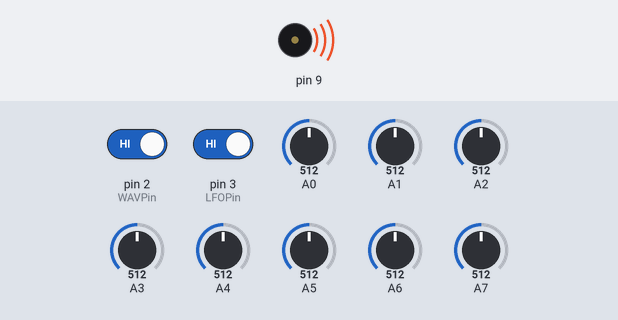
Simulated run of this sketch. Board: Arduino Nano, built with avr-gcc and run on an emulated ATmega328P. Parts: buzzer (waves = sounding). Inputs (shaded band) come from the test bench; at power-on: pin 2 (WAVPin) HIGH, pin 3 (LFOPin) HIGH, A0 = 512, A1 = 512, A2 = 512, A3 = 512, A4 = 512, A5 = 512, A6 = 512, A7 = 512. What the sketch prints to the serial monitor is not drawn.

Above: at 2.8 s.
2.9 s: pin 2 (WAVPin) driven LOW
7.7 s: pin 3 (LFOPin) driven LOW
11.8 s: pin 2 (WAVPin) driven HIGH
Timing chart, 0 to 21.9 s (numbered marks = the images above; inputs shaded):
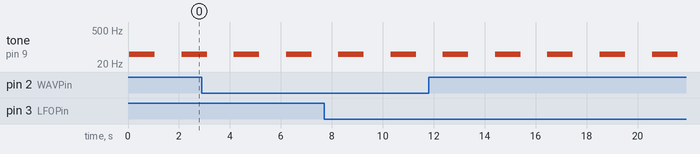

The sketch:

HELIOS_TEST.ino
```cpp
/*
Test program for checking Pots, switches and Audio circuit

The program is designed to read the 6 volume controls and the 2 switches(LFO/WAV).

Yes I could have down this program cleaner with FOR loops, arrays etc - but it is only test program and took 20 minutes to knock up

Please feel to modify and improve on it.

Key elements the tester output will show on the monitor display

Note make sure switch is set to LOAD.

Switches
Wave Switch select0 Sq or Saw
LFO Switch select0 ON or OFF

Pots - set all Pots fully counter clockwise looking straight on to front panel

LFO RATE - Rate- clockwise increase volatage
LFO Rate - Amount - clockwies Voltage decreases

Filter-- Cutoff - clockwies Voltage decreases
Filter-- Res - clockwies Voltage increases

Envekope - Attack - clockwies Voltage decreases
Envelope - Release - Filter- clockwies Voltage increases


Audio output generates a Signal every

*/

float Volt0; // LFO Amount
float Volt1; // LFO Rate
float Volt2; // Filter cutoff
float Volt3; // Filter Res
float Volt4; // Envelope Release
float Volt5; // Envelope Attack
float Volt6; // Envelope Release
float Volt7; // Envelope Attack

//wiring pins defined for the NANO version

int LFO;
int WAV;
int LFOPin = 3;
int WAVPin = 2;


void setup() {
// initialize serial communication at 9600 bits per second:
Serial.begin(9600);
pinMode(A0, INPUT);
pinMode(A1, INPUT);
pinMode(A2, INPUT);
pinMode(A3, INPUT);
pinMode(A4, INPUT);
pinMode(A5, INPUT);
pinMode(A6, INPUT);
pinMode(A7, INPUT);

pinMode(LFOPin, INPUT);
pinMode(WAVPin, INPUT);


pinMode(9,OUTPUT);

}

// the loop routine runs over and over again forever:

void loop()
{
// read the input on analog pin 0-5:

Volt0 = analogRead(A0);
Volt1 = analogRead(A1);
Volt2 = analogRead(A2);
Volt3 = analogRead(A3);
Volt4 = analogRead(A4);
Volt5 = analogRead(A5);
Volt6 = analogRead(A6);
Volt7 = analogRead(A7);

// Convert the analog reading (which goes from 0 - 1023) to a voltage (0 - 5V):

//Volt0 = Volt0 * (5.0 / 1023.0); //LFO amount
//Volt1 = Volt1 * (5.0 / 1023.0); // LFO Rate
//Volt2 = Volt2 * (5.0 / 1023.0); //Filter Cutoff
//Volt3 = Volt3 * (5.0 / 1023.0); //Filter Res
//Volt4 = Volt4 * (5.0 / 1023.0); // Envelope Release
//Volt5 = Volt5 * (5.0 / 1023.0); // Envelope Attack
//Volt6 = Volt6 * (5.0 / 1023.0); // A6
//Volt7 = Volt7 * (5.0 / 1023.0); // A7

LFO = digitalRead(LFOPin); // on/oFF
WAV = digitalRead(WAVPin); // Square or Saw wave

// print out the value
// Serial.println(" LFO SW WAV SW LFO Rate LFO Amt Filter Cutoff Filter Res Env Rel Env Attack");
Serial.println(" LFO WAV LRat LAmt FCut FRes ERel EAtt A6 A7");
//Print switches

if ( LFO == 0) {
Serial.print(" OFF ");
}
else
{ Serial.print(" ON ");
}

if ( WAV == 0) {
Serial.print("SQR ");
}
else
{ Serial.print("SAW ");
}

Serial.print(Volt1);
Serial.print(" ");
Serial.print(Volt0);
Serial.print(" ");
Serial.print(Volt2);
Serial.print(" ");
Serial.print(Volt3);
Serial.print(" ");
Serial.print(Volt4);
Serial.print(" ");
Serial.print(Volt5);
Serial.print(" ");
Serial.print(Volt6);
Serial.print(" ");
Serial.print(Volt7);
Serial.println();
Serial.println();

tone(9,50,1000); //sound tone for short burst.-

delay(2000); // 2 seoond update on screen


// No test routing for the MIDI at this time - easy wiring so easy to troubleshoot

}
```

Measured:
- by itself, tone on pin 9: alternates 50 Hz for 1.0 s and silent for 1.1 s
